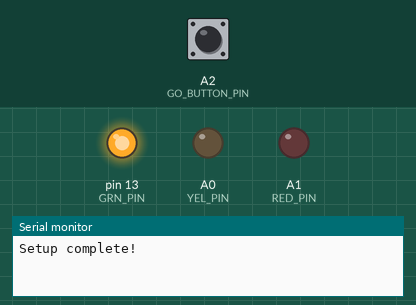
Bench run of a sketch on a simulated Teensy 4. Parts: output pins drawn as LEDs (lit = HIGH), the last lines printed to the serial monitor. The inputs (shaded band) are chosen by the test bench; at power-on: A2 (GO_BUTTON_PIN) LOW.

Above: at 1.2 s.
1.3 s: A2 (GO_BUTTON_PIN) pulled HIGH for 0.15 s
At 3.3 s:
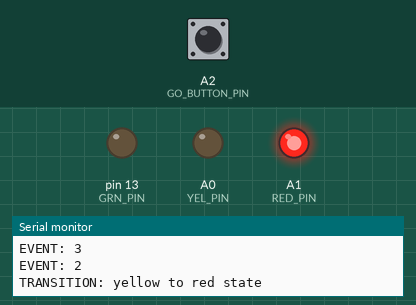
3.9 s: A2 (GO_BUTTON_PIN) pulled HIGH for 1 s
At 4.5 s:
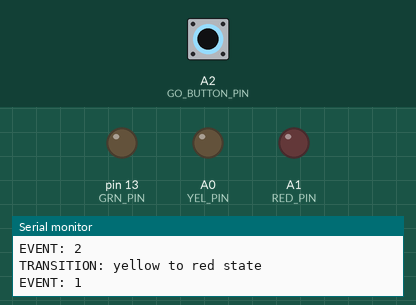
6.5 s: A2 (GO_BUTTON_PIN) pulled HIGH for 3.2 s
At 7.4 s:
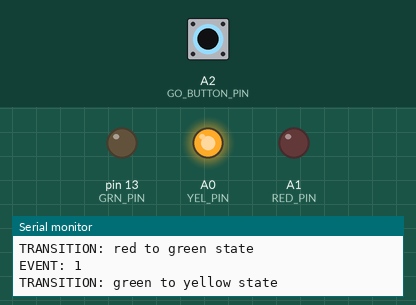
Timing chart, 0 to 11.3 s (numbered marks = the images above; inputs shaded):
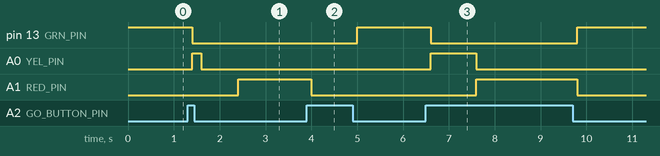

The sketch:

sm_event_centric.ino
```cpp
// Pinout
#define GRN_PIN 13
#define YEL_PIN 14
#define RED_PIN 15
#define GO_BUTTON_PIN 16

// SM defines
enum
{
  stGreen = 0,
  stYellow,
  stRed,
};

enum
{
  evtNone = 0,
  evtButtonPush,
  evtYTimeout,
  evtButtonRelease,
};

#define LED_GREEN   GRN_PIN
#define LED_YELLOW  YEL_PIN
#define LED_RED     RED_PIN
#define LED_ON  HIGH
#define LED_OFF LOW

#define BUTTON_GO   GO_BUTTON_PIN

// Global objects
// Create an IntervalTimer object
IntervalTimer myTimer;
#define TIMER_INTERVAL_US   100000
#define YELLOW_TIMEOUT_COUNT 10

typedef struct _stopLightCtx_t
{
  uint32_t state;
  bool bStopCondition;
  bool bGoCondition;
  bool bYellowTimeout;
  uint32_t yellowCount;
  bool bGoButton, bGoButtonDelay;
  bool bButtonPrevious;
} stopLightCtx_t;

stopLightCtx_t gCtx;

void initContext(void)
{
  gCtx.state = stGreen;
  gCtx.bStopCondition = false;
  gCtx.bGoCondition = false;
  gCtx.bYellowTimeout = true;
  gCtx.yellowCount = 0;
  gCtx.bGoButtonDelay = false;
  gCtx.bGoButton = false;
  gCtx.bButtonPrevious = false;
}

void initLEDs(void)
{
  pinMode(GRN_PIN, OUTPUT);
  pinMode(YEL_PIN, OUTPUT);
  pinMode(RED_PIN, OUTPUT);
  setLEDOn(LED_GREEN);
  setLEDOff(LED_YELLOW);
  setLEDOff(LED_RED);
}

void initButtons(void)
{
  pinMode(GO_BUTTON_PIN, INPUT);
}

void setup()
{
  Serial.begin(115200);
  initLEDs();
  initButtons();
  initContext();
  myTimer.begin(isrTimerTick, TIMER_INTERVAL_US);
  Serial.print("Setup complete!\n");
}

void setLEDOn(uint32_t led)
{
  digitalWrite(led, LED_ON);
}

void setLEDOff(uint32_t led)
{
  digitalWrite(led, LED_OFF);
}

bool readButton(uint32_t button)
{
  uint32_t val;
  val = digitalRead(button);
  if (val)
  {
    return true;
  }
  else
  {
    return false;
  }
}

void isrTimerTick(void)
{
  uint32_t event = evtNone;

  // debounce buttons
  gCtx.bGoButtonDelay = gCtx.bGoButton;
  gCtx.bGoButton = readButton(BUTTON_GO);

  if (gCtx.bGoButton == gCtx.bGoButtonDelay)
  {
    // button state stable and debounced
    gCtx.bGoCondition = !gCtx.bGoButton;
    gCtx.bStopCondition = gCtx.bGoButton;
    if (gCtx.bGoButton != gCtx.bButtonPrevious)
    {
      // change in button state
      if (gCtx.bGoButton) /* 0->1 */ event = evtButtonPush;
      else /* !gCtx.bGoButton 1->0 */ event = evtButtonRelease;
      // store off value
      gCtx.bButtonPrevious = gCtx.bGoButton;
    }
  }

  if (gCtx.bYellowTimeout == false)
  {
    gCtx.yellowCount++;
    if (gCtx.yellowCount == YELLOW_TIMEOUT_COUNT)
    {
      gCtx.yellowCount = 0;
      gCtx.bYellowTimeout = true;
      event = evtYTimeout;
    }
  }
  if (event != evtNone)
  {
    Serial.print("EVENT: ");
    Serial.print(event);
    Serial.print("\n");
    eventHandler(event);
  }
}

void eventHandler(uint32_t event)
{
  setLEDOff(LED_GREEN);
  setLEDOff(LED_YELLOW);
  setLEDOff(LED_RED);
  switch(event)
  {
    case evtNone:
      // nothing to report
      break;
    case evtButtonPush:
      if (gCtx.state == stGreen)
      {
        Serial.print("TRANSITION: green to yellow state\n");
        gCtx.state = stYellow;
        setLEDOn(LED_YELLOW);
        gCtx.bYellowTimeout = false;
      }
      break;
    case evtYTimeout:
      if (gCtx.state == stYellow)
      {
        Serial.print("TRANSITION: yellow to red state\n");
        gCtx.state = stRed;
        setLEDOn(LED_RED);
      }
      break;
    case evtButtonRelease:
      if (gCtx.state == stRed)
      {
        Serial.print("TRANSITION: red to green state\n");
        gCtx.state = stGreen;
        setLEDOn(LED_GREEN);
      }
      break;
    default:
      Serial.print("ERROR: unhandled event!\n");
      while(1);
      break;
  }

}

void loop()
{
  // nothing in main loop
}
```

Measured:
- after the input at 1.3 s, pin 13 (GRN_PIN): HIGH → LOW after 0.10 s; A0 (YEL_PIN): LOW → HIGH after 0.10 s, → LOW 0.20 s later; A1 (RED_PIN): LOW → HIGH after 1.1 s
- after the input at 3.9 s, pin 13 (GRN_PIN): LOW → HIGH after 1.1 s; A1 (RED_PIN): HIGH → LOW after 0.10 s
- after the input at 6.5 s, pin 13 (GRN_PIN): HIGH → LOW after 0.10 s, → HIGH 3.2 s later; A0 (YEL_PIN): LOW → HIGH after 0.10 s, → LOW 1.0 s later; A1 (RED_PIN): LOW → HIGH after 1.1 s, → LOW 2.2 s later
